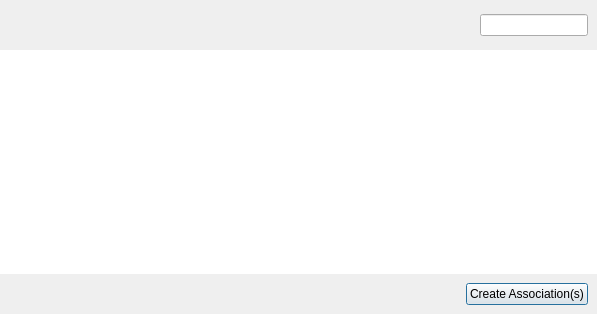
<?xml version="1.0" encoding="UTF-8"?>
<ui version="4.0">
 <class>NewAssociationDlg</class>
 <widget class="QWidget" name="NewAssociationDlg">
  <property name="geometry">
   <rect>
    <x>0</x>
    <y>0</y>
    <width>597</width>
    <height>314</height>
   </rect>
  </property>
  <property name="windowTitle">
   <string>Create New Association(s)</string>
  </property>
  <layout class="QVBoxLayout" name="verticalLayout_2">
   <property name="spacing">
    <number>0</number>
   </property>
   <property name="margin">
    <number>0</number>
   </property>
   <item>
    <widget class="ViewSearchHeader" name="header" native="true">
     <property name="sizePolicy">
      <sizepolicy hsizetype="Preferred" vsizetype="Fixed">
       <horstretch>0</horstretch>
       <verstretch>0</verstretch>
      </sizepolicy>
     </property>
     <layout class="QHBoxLayout" name="horizontalLayout">
      <property name="topMargin">
       <number>6</number>
      </property>
      <property name="bottomMargin">
       <number>6</number>
      </property>
      <item>
       <widget class="QLabel" name="displayLabel">
        <property name="sizePolicy">
         <sizepolicy hsizetype="Minimum" vsizetype="Preferred">
          <horstretch>0</horstretch>
          <verstretch>0</verstretch>
         </sizepolicy>
        </property>
        <property name="text">
         <string/>
        </property>
       </widget>
      </item>
      <item>
       <spacer name="horizontalSpacer">
        <property name="orientation">
         <enum>Qt::Horizontal</enum>
        </property>
        <property name="sizeHint" stdset="0">
         <size>
          <width>53</width>
          <height>38</height>
         </size>
        </property>
       </spacer>
      </item>
      <item>
       <widget class="QLabel" name="statistics">
        <property name="font">
         <font>
          <weight>50</weight>
          <bold>false</bold>
         </font>
        </property>
        <property name="text">
         <string/>
        </property>
        <property name="alignment">
         <set>Qt::AlignLeading|Qt::AlignLeft|Qt::AlignVCenter</set>
        </property>
       </widget>
      </item>
      <item>
       <widget class="SearchLineEdit" name="searchField">
        <property name="sizePolicy">
         <sizepolicy hsizetype="Fixed" vsizetype="Fixed">
          <horstretch>0</horstretch>
          <verstretch>0</verstretch>
         </sizepolicy>
        </property>
       </widget>
      </item>
     </layout>
    </widget>
   </item>
   <item>
    <widget class="FilesetsGroupsView" name="filesetsView">
     <property name="frameShape">
      <enum>QFrame::NoFrame</enum>
     </property>
     <property name="editTriggers">
      <set>QAbstractItemView::NoEditTriggers</set>
     </property>
     <property name="alternatingRowColors">
      <bool>true</bool>
     </property>
     <property name="selectionMode">
      <enum>QAbstractItemView::ExtendedSelection</enum>
     </property>
     <property name="uniformRowHeights">
      <bool>true</bool>
     </property>
     <property name="sortingEnabled">
      <bool>true</bool>
     </property>
     <property name="animated">
      <bool>true</bool>
     </property>
    </widget>
   </item>
   <item>
    <widget class="ClientsGroupsView" name="clientsView">
     <property name="frameShape">
      <enum>QFrame::NoFrame</enum>
     </property>
    </widget>
   </item>
   <item>
    <widget class="QWidget" name="widget_2" native="true">
     <property name="sizePolicy">
      <sizepolicy hsizetype="Preferred" vsizetype="Fixed">
       <horstretch>0</horstretch>
       <verstretch>0</verstretch>
      </sizepolicy>
     </property>
     <layout class="QGridLayout" name="gridLayout_2">
      <item row="0" column="2">
       <widget class="QPushButton" name="createPB">
        <property name="focusPolicy">
         <enum>Qt::NoFocus</enum>
        </property>
        <property name="text">
         <string>Create Association(s)</string>
        </property>
        <property name="autoDefault">
         <bool>true</bool>
        </property>
        <property name="default">
         <bool>true</bool>
        </property>
       </widget>
      </item>
      <item row="0" column="1">
       <spacer name="horizontalSpacer_2">
        <property name="orientation">
         <enum>Qt::Horizontal</enum>
        </property>
        <property name="sizeHint" stdset="0">
         <size>
          <width>40</width>
          <height>20</height>
         </size>
        </property>
       </spacer>
      </item>
     </layout>
    </widget>
   </item>
  </layout>
 </widget>
 <customwidgets>
  <customwidget>
   <class>SearchLineEdit</class>
   <extends>QLineEdit</extends>
   <header>FileWaveGuiLib/searchlineedit/searchlineedit.h</header>
  </customwidget>
  <customwidget>
   <class>ViewSearchHeader</class>
   <extends>QWidget</extends>
   <header>FWAdminLib/ViewSearchHeader.h</header>
   <container>1</container>
  </customwidget>
  <customwidget>
   <class>ClientsGroupsView</class>
   <extends>QTreeView</extends>
   <header>views/clientsgroupsview.h</header>
  </customwidget>
  <customwidget>
   <class>FilesetsGroupsView</class>
   <extends>QTreeView</extends>
   <header>views/filesetsgroupsview.h</header>
  </customwidget>
 </customwidgets>
 <resources/>
 <connections/>
</ui>
